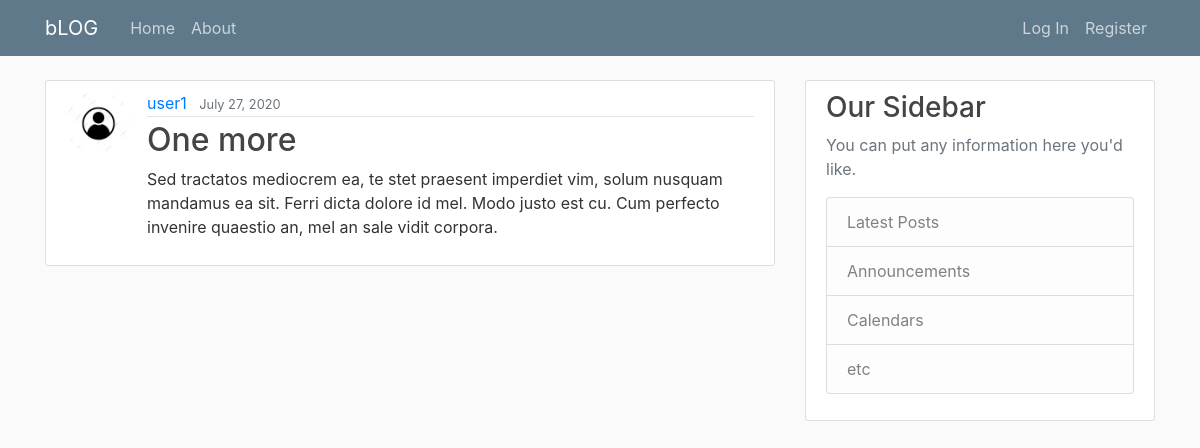
Screenshot of /post/11/ with the database file from the repository.
### blog/models.py (models this page shows, shortened)
class Post(models.Model):
    title = models.CharField(max_length=100)
    content = models.TextField()
    date_posted = models.DateTimeField(default = timezone.now)
    author = models.ForeignKey(User, on_delete = models.CASCADE) # If user is deleted, also delete all related posts

### users/models.py (models this page shows, shortened)
class Profile(models.Model):
    user = models.OneToOneField(User, on_delete = models.CASCADE)
    image = models.ImageField(default = 'default.jpg', upload_to='profile_pics')

### blog/views.py (the view)
# urls.py: path('post/<int:pk>/', PostDetailView.as_view(), name='post-detail'),
class PostDetailView(DetailView):
    model = Post

### blog/templates/blog/post_detail.html (shortened to what this page needs)
{% extends "blog/base.html" %}
{% block content %}
  <article class="media content-section">
    <img class="rounded-circle article-img" src="{{ object.author.profile.image.url }}">
    <div class="media-body">
      <div class="article-metadata">
        <a class="mr-2" href="#">{{ object.author }}</a>
        <small class="text-muted">{{ object.date_posted|date:"F d, Y" }}</small>
      </div>
      <h2 class="article-title">{{ object.title }}</h2>
      <p class="article-content">{{ object.content }}</p>
    </div>
  </article>
{% endblock content %}

### blog/static/blog/main.css (style rules this page uses)
body { background: #fafafa; color: #333333; margin-top: 5rem; }
h1, h2, h3, h4, h5, h6 { color: #444444; }
.content-section { background: #ffffff; padding: 10px 20px; border: 1px solid #dddddd; border-radius: 3px; margin-bottom: 20px; }
.article-title { color: #444444; }
.article-content { white-space: pre-line; }
.article-img { height: 65px; width: 65px; margin-right: 16px; }
.article-metadata { padding-bottom: 1px; margin-bottom: 4px; border-bottom: 1px solid #e3e3e3 }

### rows the page displays
Post: author.profile.image (placeholder picture), author "user1", date_posted "July 27, 2020", title "One more", content "Sed tractatos mediocrem ea, te stet praesent imperdiet vim, solum nusquam mandamus ea sit. Ferri dicta dolore id mel. Modo justo est cu. Cum perfecto invenire quaestio an, mel an sale vidit corpora."
